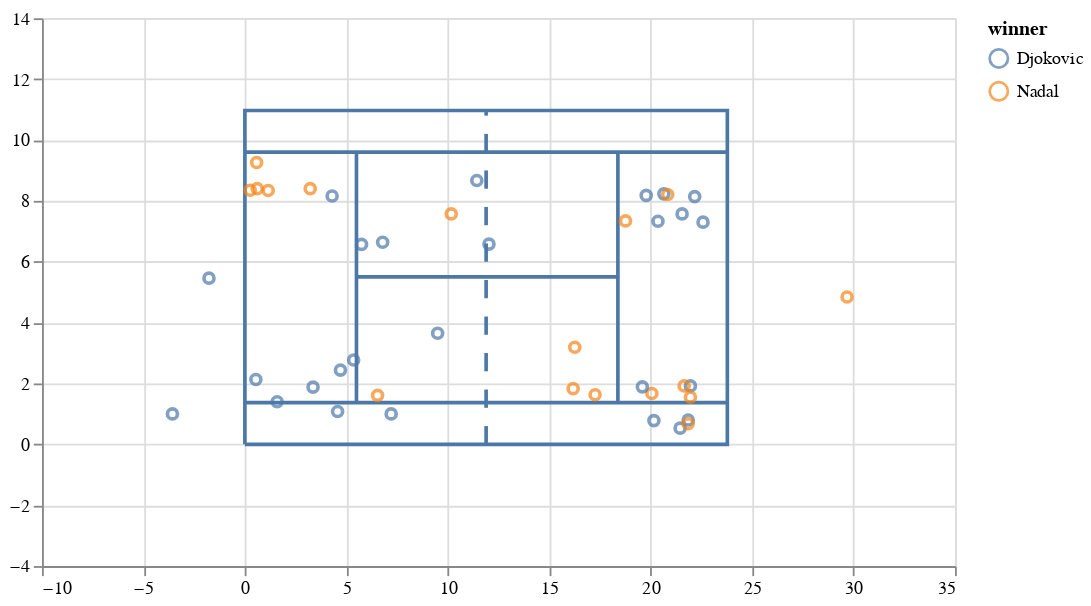

Write notebook code for a chart like this one.
### Code cell
court + nadal_balls

### Figure 1 — Vega-Lite specification as saved in the notebook (floating-point values rounded to 4 significant figures)
{"config": {"view": {"continuousWidth": 400, "continuousHeight": 300}}, "layer": [{"data": {"name": "data-ce27f3aa794d6d644dd2868ce4628bd6"}, "mark": "line", "encoding": {"order": {"type": "quantitative", "field": "order"}, "x": {"type": "quantitative", "field": "x", "title": null}, "y": {"type": "quantitative", "field": "y", "title": null}}, "width": 500}, {"data": {"name": "data-b2af84a32190dd8c28170de76900bcda"}, "mark": "line", "encoding": {"order": {"type": "quantitative", "field": "order"}, "x": {"type": "quantitative", "field": "x", "title": null}, "y": {"type": "quantitative", "field": "y", "title": null}}, "width": 500}, {"data": {"name": "data-4797c0e744b0a9ac817bc1253269f191"}, "mark": "line", "encoding": {"order": {"type": "quantitative", "field": "order"}, "x": {"type": "quantitative", "field": "x", "title": null}, "y": {"type": "quantitative", "field": "y", "title": null}}, "width": 500}, {"data": {"name": "data-c7f556b3023ba28f4541479c1c31284f"}, "mark": "line", "encoding": {"order": {"type": "quantitative", "field": "order"}, "x": {"type": "quantitative", "field": "x", "title": null}, "y": {"type": "quantitative", "field": "y", "title": null}}, "width": 500}, {"data": {"name": "data-a3fc29de1d914850e8722e53400f185f"}, "mark": {"type": "line", "strokeDash": [10, 10]}, "encoding": {"x": {"type": "quantitative", "field": "x", "title": null}, "y": {"type": "quantitative", "field": "y", "title": null}}, "width": 500}, {"data": {"name": "data-1301b230f73560f9ad5568d29a145fc5"}, "mark": {"type": "point", "size": 30}, "encoding": {"color": {"type": "nominal", "field": "winner"}, "x": {"type": "quantitative", "field": "y", "scale": {"domain": [-10, 34]}, "title": null}, "y": {"type": "quantitative", "field": "x", "scale": {"domain": [-4, 13.97]}, "title": null}}}], "$schema": "https://vega.github.io/schema/vega-lite/v4.0.0.json", "datasets": {"data-ce27f3aa794d6d644dd2868ce4628bd6": [{"x": 0.0, "y": 0.0, "order": 1}, {"x": 0.0, "y": 10.97, "order": 2}, {"x": 23.78, "y": 10.97, "order": 3}, {"x": 23.78, "y": 0.0, "order": 4}, {"x": 0.0, "y": 0.0, "order": 5}], "data-b2af84a32190dd8c28170de76900bcda": [{"x": 5.5, "y": 1.37, "order": 1}, {"x": 5.5, "y": 9.6, "order": 2}, {"x": 5.5, "y": 5.5, "order": 3}, {"x": 18.39, "y": 5.5, "order": 4}, {"x": 18.39, "y": 1.37, "order": 5}, {"x": 18.39, "y": 9.6, "order": 6}], "data-4797c0e744b0a9ac817bc1253269f191": [{"x": 23.78, "y": 1.37, "order": 1}, {"x": 0.0, "y": 1.37, "order": 2}], "data-c7f556b3023ba28f4541479c1c31284f": [{"x": 23.78, "y": 9.6, "order": 1}, {"x": 0.0, "y": 9.6, "order": 2}], "data-a3fc29de1d914850e8722e53400f185f": [{"x": 11.89, "y": 0.0}, {"x": 11.89, "y": 10.97}], "data-1301b230f73560f9ad5568d29a145fc5": [{"rallyid": 1, "server": "Djokovic", "returner": "Nadal", "winner": "Djokovic", "reason": "winner", "serve": "first", "strokes": 3, "totaltime": 0.92, "x": 1.92, "y": 21.96, "score": "0:0, 15:0"}, {"rallyid": 9, "server": "Nadal", "returner": "Djokovic", "winner": "Djokovic", "reason": "winner", "serve": "first", "strokes": 12, "totaltime": 0.92, "x": 3.65, "y": 9.5, "score": "1:0, 30:0"}, {"rallyid": 11, "server": "Nadal", "returner": "Djokovic", "winner": "Nadal", "reason": "winner", "serve": "first", "strokes": 4, "totaltime": 1.08, "x": 7.34, "y": 18.76, "score": "1:0, 30:15"}, {"rallyid": 20, "server": "Nadal", "returner": "Djokovic", "winner": "Djokovic", "reason": "winner", "serve": "first", "strokes": 12, "totaltime": 12.92, "x": 0.53, "y": 21.45, "score": "3:0, 15:0"}, {"rallyid": 24, "server": "Nadal", "returner": "Djokovic", "winner": "Djokovic", "reason": "winner", "serve": "first", "strokes": 4, "totaltime": 0.72, "x": 7.3, "y": 22.58, "score": "3:0, 30:15"}, {"rallyid": 25, "server": "Nadal", "returner": "Djokovic", "winner": "Nadal", "reason": "winner", "serve": "first", "strokes": 3, "totaltime": 2.52, "x": 8.4, "y": 3.22, "score": "3:0, 30:30"}, {"rallyid": 34, "server": "Djokovic", "returner": "Nadal", "winner": "Djokovic", "reason": "winner", "serve": "first", "strokes": 5, "totaltime": 0.72, "x": 7.33, "y": 20.36, "score": "4:1, 0:0"}, {"rallyid": 38, "server": "Nadal", "returner": "Djokovic", "winner": "Nadal", "reason": "winner", "serve": "first", "strokes": 3, "totaltime": 3.12, "x": 3.19, "y": 16.26, "score": "4:1, 15:30"}, {"rallyid": 48, "server": "Djokovic", "returner": "Nadal", "winner": "Djokovic", "reason": "winner", "serve": "second", "strokes": 4, "totaltime": 3.44, "x": 1.0, "y": -3.57, "score": "4:2, 40:0"}, {"rallyid": 49, "server": "Djokovic", "returner": "Nadal", "winner": "Djokovic", "reason": "winner", "serve": "first", "strokes": 3, "totaltime": 1.96, "x": 8.16, "y": 4.3, "score": "5:2, 0:0"}, {"rallyid": 51, "server": "Nadal", "returner": "Djokovic", "winner": "Nadal", "reason": "winner", "serve": "second", "strokes": 7, "totaltime": 7.08, "x": 8.4, "y": 0.61, "score": "5:2, 0:15"}, {"rallyid": 57, "server": "Nadal", "returner": "Djokovic", "winner": "Nadal", "reason": "winner", "serve": "first", "strokes": 3, "totaltime": 2.36, "x": 8.34, "y": 1.15, "score": "5:3, 0:0"}, {"rallyid": 62, "server": "Djokovic", "returner": "Nadal", "winner": "Djokovic", "reason": "winner", "serve": "second", "strokes": 11, "totaltime": 12.64, "x": 0.78, "y": 20.16, "score": "5:3, 30:15"}, {"rallyid": 66, "server": "Nadal", "returner": "Djokovic", "winner": "Nadal", "reason": "winner", "serve": "first", "strokes": 3, "totaltime": 0.88, "x": 1.67, "y": 20.06, "score": "6:3 0:0, 15:15"}, {"rallyid": 70, "server": "Nadal", "returner": "Djokovic", "winner": "Djokovic", "reason": "winner", "serve": "second", "strokes": 4, "totaltime": 3.44, "x": 1.4, "y": 1.59, "score": "6:3 0:0, 30:30"}, {"rallyid": 71, "server": "Nadal", "returner": "Djokovic", "winner": "Nadal", "reason": "winner", "serve": "first", "strokes": 2, "totaltime": 0.0, "x": 4.84, "y": 29.68, "score": "6:3 0:0, 30:40"}, {"rallyid": 73, "server": "Nadal", "returner": "Djokovic", "winner": "Nadal", "reason": "winner", "serve": "second", "strokes": 3, "totaltime": 1.76, "x": 1.92, "y": 21.65, "score": "6:3 0:1, 0:0"}, {"rallyid": 84, "server": "Nadal", "returner": "Djokovic", "winner": "Nadal", "reason": "winner", "serve": "second", "strokes": 3, "totaltime": 2.0, "x": 9.26, "y": 0.58, "score": "6:3 1:1, 30:30"}, {"rallyid": 86, "server": "Nadal", "returner": "Djokovic", "winner": "Nadal", "reason": "winner", "serve": "second", "strokes": 7, "totaltime": 7.2, "x": 1.61, "y": 6.54, "score": "6:3 1:1, 30:40"}, {"rallyid": 94, "server": "Djokovic", "returner": "Nadal", "winner": "Djokovic", "reason": "winner", "serve": "first", "strokes": 2, "totaltime": 0.0, "x": 5.46, "y": -1.77, "score": "6:3 2:2, 0:0"}, {"rallyid": 108, "server": "Djokovic", "returner": "Nadal", "winner": "Djokovic", "reason": "winner", "serve": "second", "strokes": 7, "totaltime": 7.92, "x": 0.8, "y": 21.85, "score": "6:3 3:2, 30:30"}, {"rallyid": 111, "server": "Djokovic", "returner": "Nadal", "winner": "Djokovic", "reason": "winner", "serve": "first", "strokes": 7, "totaltime": 0.84, "x": 7.57, "y": 21.55, "score": "6:3 3:2, Ad:40"}, {"rallyid": 112, "server": "Djokovic", "returner": "Nadal", "winner": "Nadal", "reason": "winner", "serve": "first", "strokes": 8, "totaltime": 10.04, "x": 8.35, "y": 0.26, "score": "6:3 3:2, 40:40"}, {"rallyid": 117, "server": "Nadal", "returner": "Djokovic", "winner": "Nadal", "reason": "winner", "serve": "second", "strokes": 7, "totaltime": 6.6, "x": 7.57, "y": 10.17, "score": "6:3 4:2, 0:15"}, {"rallyid": 120, "server": "Nadal", "returner": "Djokovic", "winner": "Djokovic", "reason": "winner", "serve": "first", "strokes": 14, "totaltime": 1.88, "x": 8.23, "y": 20.65, "score": "6:3 4:2, 30:15"}, {"rallyid": 122, "server": "Nadal", "returner": "__undefined__", "winner": "Djokovic", "reason": "winner", "serve": "first", "strokes": 8, "totaltime": 8.84, "x": 8.14, "y": 22.17, "score": "6:3 4:2, 40:15"}, {"rallyid": 125, "server": "Djokovic", "returner": "Nadal", "winner": "Djokovic", "reason": "winner", "serve": "second", "strokes": 3, "totaltime": 1.88, "x": 2.13, "y": 0.54, "score": "6:3 5:2, 15:0"}, {"rallyid": 130, "server": "Nadal", "returner": "Djokovic", "winner": "Nadal", "reason": "winner", "serve": "second", "strokes": 7, "totaltime": 2.48, "x": 0.68, "y": 21.85, "score": "6:3 6:2 0:0, 0:15"}, {"rallyid": 131, "server": "Nadal", "returner": "Djokovic", "winner": "Djokovic", "reason": "winner", "serve": "first", "strokes": 12, "totaltime": 14.48, "x": 1.0, "y": 7.21, "score": "6:3 6:2 0:0, 15:15"}, {"rallyid": 135, "server": "Nadal", "returner": "Djokovic", "winner": "Nadal", "reason": "winner", "serve": "first", "strokes": 7, "totaltime": 7.2, "x": 1.63, "y": 17.26, "score": "6:3 6:2 0:0, 30:40"}, {"rallyid": 149, "server": "Nadal", "returner": "Djokovic", "winner": "Djokovic", "reason": "winner", "serve": "second", "strokes": 2, "totaltime": 0.92, "x": 8.67, "y": 11.43, "score": "6:3 6:2 1:1, 15:15"}, {"rallyid": 156, "server": "Djokovic", "returner": "Nadal", "winner": "Nadal", "reason": "winner", "serve": "first", "strokes": 8, "totaltime": 8.96, "x": 8.21, "y": 20.84, "score": "6:3 6:2 2:1, 0:15"}, {"rallyid": 157, "server": "Djokovic", "returner": "Nadal", "winner": "Djokovic", "reason": "winner", "serve": "first", "strokes": 3, "totaltime": 2.52, "x": 2.77, "y": 5.36, "score": "6:3 6:2 2:1, 15:15"}, {"rallyid": 160, "server": "Djokovic", "returner": null, "winner": "Djokovic", "reason": "winner", "serve": "second", "strokes": 3, "totaltime": 1.04, "x": 6.64, "y": 6.79, "score": "6:3 6:2 2:1, 40:15"}, {"rallyid": 161, "server": "Djokovic", "returner": "Nadal", "winner": "Djokovic", "reason": "winner", "serve": "first", "strokes": 11, "totaltime": 0.68, "x": 1.08, "y": 4.57, "score": "6:3 6:2 3:1, 0:0"}, {"rallyid": 162, "server": "Nadal", "returner": "Djokovic", "winner": "Nadal", "reason": "winner", "serve": "first", "strokes": 3, "totaltime": 2.56, "x": 1.55, "y": 21.96, "score": "6:3 6:2 3:1, 0:15"}, {"rallyid": 168, "server": "Nadal", "returner": "Djokovic", "winner": "Nadal", "reason": "winner", "serve": "second", "strokes": 5, "totaltime": 4.4, "x": 1.83, "y": 16.18, "score": "6:3 6:2 3:2, 0:0"}, {"rallyid": 178, "server": "Djokovic", "returner": "Nadal", "winner": "Djokovic", "reason": "winner", "serve": "first", "strokes": 3, "totaltime": 2.4, "x": 1.89, "y": 19.59, "score": "6:3 6:2 4:2, 0:0"}, {"rallyid": 179, "server": "Nadal", "returner": "Djokovic", "winner": "Djokovic", "reason": "winner", "serve": "first", "strokes": 4, "totaltime": 3.48, "x": 8.18, "y": 19.78, "score": "6:3 6:2 4:2, 15:0"}, {"rallyid": 189, "server": "Djokovic", "returner": "Nadal", "winner": "Djokovic", "reason": "winner", "serve": "first", "strokes": 7, "totaltime": 7.44, "x": 6.57, "y": 5.75, "score": "6:3 6:2 4:3, 15:15"}, {"rallyid": 196, "server": "Djokovic", "returner": null, "winner": "Djokovic", "reason": "winner", "serve": "first", "strokes": 7, "totaltime": 7.96, "x": 6.58, "y": 12.03, "score": "6:3 6:2 5:3, 0:0"}, {"rallyid": 199, "server": "Nadal", "returner": "Djokovic", "winner": "Djokovic", "reason": "winner", "serve": "first", "strokes": 6, "totaltime": 6.6, "x": 2.44, "y": 4.71, "score": "6:3 6:2 5:3, 15:15"}, {"rallyid": 202, "server": "Nadal", "returner": "Djokovic", "winner": "Djokovic", "reason": "winner", "serve": "first", "strokes": 4, "totaltime": 3.08, "x": 1.88, "y": 3.36, "score": "6:3 6:2 5:3, 40:15"}]}}
